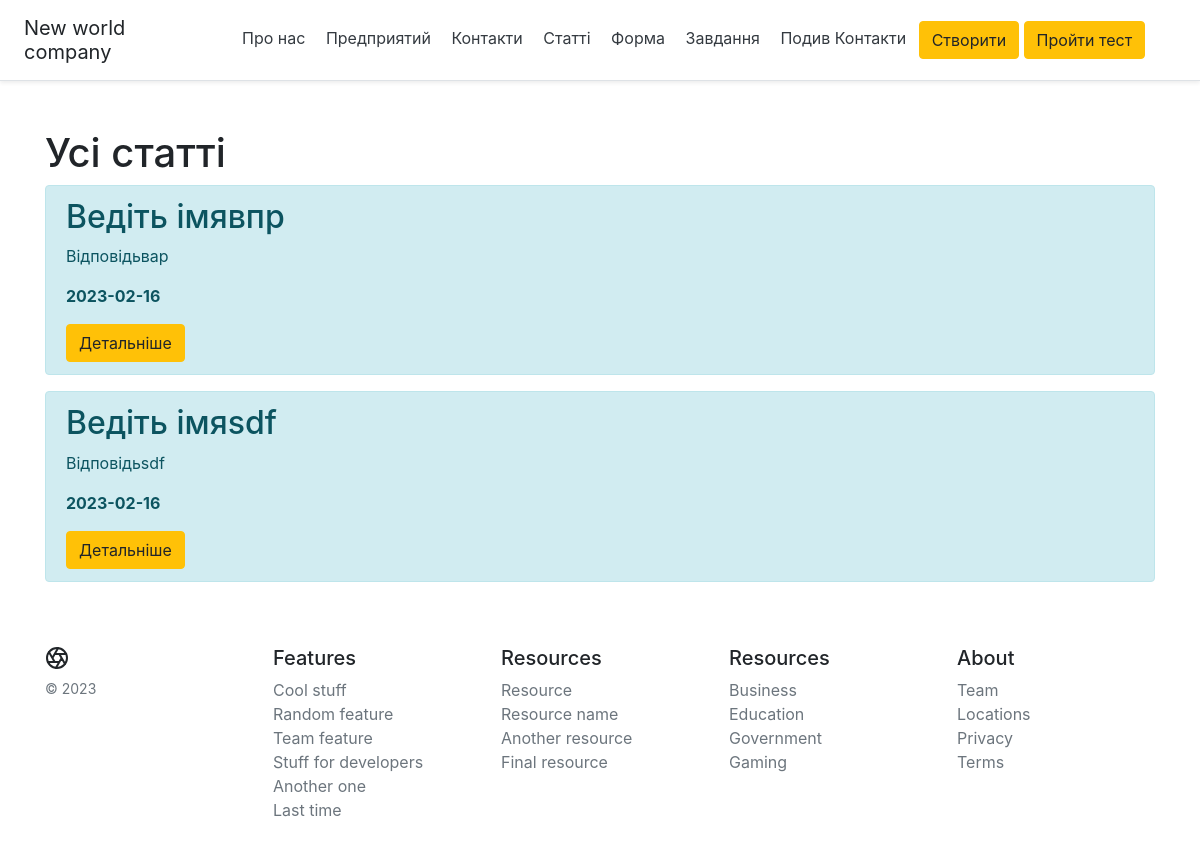
/tasks, run on an earlier commit of the app's database.
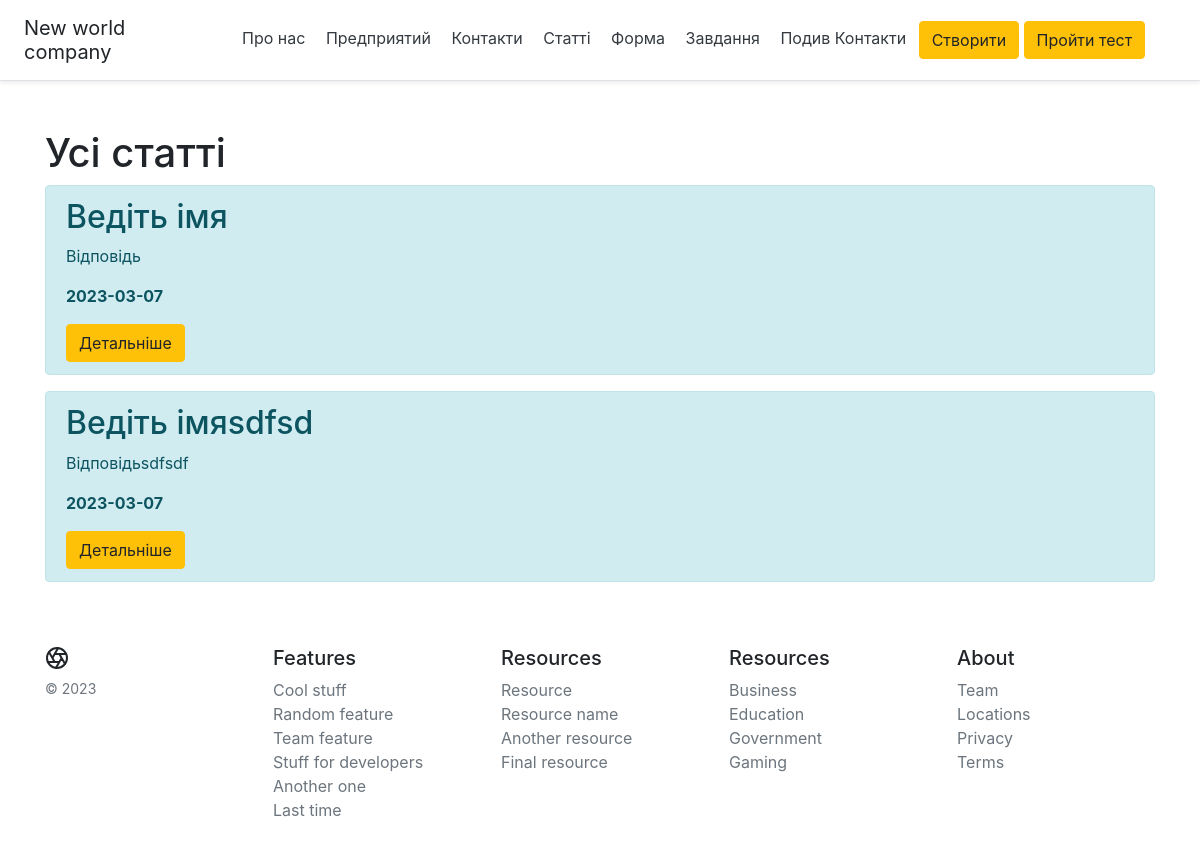
And on a later commit of the database.
### app.py (models this page shows, shortened)
class Tasks(db.Model):                           # создаем колонки таблицы базы данных
    id = db.Column(db.Integer, primary_key=True)
    task_name = db.Column(db.String(50), nullable=False)
    text_task = db.Column(db.String(300),nullable=False)
    answer = db.Column(db.Text, nullable=False)
    date = db.Column(db.DateTime, default= datetime.utcnow)

### app.py (the view)
@app.route("/tasks")
def pos_test():
    tasks = Tasks.query.order_by(Tasks.date.desc()).all()
    return render_template('tasks.html', tasks=tasks)

### templates/tasks.html (shortened to what this page needs)
{% extends "base.html" %}
{% block body %}
<div class="container mt-5">
    <h1>Усі статті</h1>
    {% for el in tasks %}
    <div class="alert alert-info">
        <h2>{{ el.task_name }}</h2>
        <p>{{ el.text_task }}</p>
        <p><b>{{ el.date.date() }}</b></p>
        <a href="/tasks/{{ el.id }}" class="btn btn-warning">Детальніше</a>
    </div>
    {% endfor %}
</div>
{% endblock %}

### templates/base.html (shortened to what this page needs)
<!doctype html>
<html lang=ua>
<head>
    <link rel="stylesheet" href="{{ url_for('static', filename='css/main.css') }}">
    <link rel="stylesheet" href="https://cdn.jsdelivr.net/npm/bootstrap@4.6.2/dist/css/bootstrap.min.css">
</head>
<body>
<div class="d-flex flex-column flex-md-row align-items-center p-3 px-md-4 mb-3 bg-white border-bottom shadow-sm">
  <h5 class="my-0 mr-md-auto font-weight-normal"><font style="vertical-align: inherit;"><font style="vertical-align: inherit;">New world company</font></font></h5>
  <nav class="my-2 my-md-0 mr-md-3">
    <a class="p-2 text-dark" href="/"><font style="vertical-align: inherit;"><font style="vertical-align: inherit;"Головна</font></font></a>
    <font style="vertical-align: inherit;"><a class="p-2 text-dark" href="/about"><font style="vertical-align: inherit;">Про нас </font></a></font>
    <a class="p-2 text-dark" href="#"><font style="vertical-align: inherit;"><font style="vertical-align: inherit;">Предприятий </font></font></a>
    <a class="p-2 text-dark" href="/contact"><font style="vertical-align: inherit;"><font style="vertical-align: inherit;">Контакти </font></font></a>
    <a class="p-2 text-dark" href="/posts"><font style="vertical-align: inherit;"><font style="vertical-align: inherit;">Статті</font></font></a>
    <a class="p-2 text-dark" href="/form"><font style="vertical-align: inherit;"><font style="vertical-align: inherit;">Форма </font></font></a>
    <a class="p-2 text-dark" href="/tasks"><font style="vertical-align: inherit;"><font style="vertical-align: inherit;">Завдання</font></font></a>
    <a class="p-2 text-dark" href="/cont"><font style="vertical-align: inherit;"><font style="vertical-align: inherit;">Подив Контакти</font></font></a>
    <a class="btn btn-warning" href="/create-article">Створити </a>
    <a class="btn btn-warning" href="/create-test">Пройти тест </a>
    <a class="p-2 text-dark" href="/contact"><font style="vertical-align: inherit;"></font></a>
  </nav>
</div>
{% block body %}{% endblock %}
<footer class="container py-5">
  <div class="row">
    <div class="col-12 col-md">
      <small class="d-block mb-3 text-muted">© 2023</small>
    </div>
    <div class="col-6 col-md">
      <h5>Features</h5>
      <ul class="list-unstyled text-small">
        <li><a class="text-muted" href="#">Cool stuff</a></li>
        <li><a class="text-muted" href="#">Random feature</a></li>
        <li><a class="text-muted" href="#">Team feature</a></li>
        <li><a class="text-muted" href="#">Stuff for developers</a></li>
        <li><a class="text-muted" href="#">Another one</a></li>
        <li><a class="text-muted" href="#">Last time</a></li>
      </ul>
    </div>
    <div class="col-6 col-md">
      <h5>Resources</h5>
      <ul class="list-unstyled text-small">
        <li><a class="text-muted" href="#">Resource</a></li>
        <li><a class="text-muted" href="#">Resource name</a></li>
        <li><a class="text-muted" href="#">Another resource</a></li>
        <li><a class="text-muted" href="#">Final resource</a></li>
      </ul>
    </div>
    <div class="col-6 col-md">
      <h5>Resources</h5>
      <ul class="list-unstyled text-small">
        <li><a class="text-muted" href="#">Business</a></li>
        <li><a class="text-muted" href="#">Education</a></li>
        <li><a class="text-muted" href="#">Government</a></li>
        <li><a class="text-muted" href="#">Gaming</a></li>
      </ul>
    </div>
    <div class="col-6 col-md">
      <h5>About</h5>
      <ul class="list-unstyled text-small">
        <li><a class="text-muted" href="#">Team</a></li>
        <li><a class="text-muted" href="#">Locations</a></li>
        <li><a class="text-muted" href="#">Privacy</a></li>
        <li><a class="text-muted" href="#">Terms</a></li>
      </ul>
    </div>
  </div>
</footer>
</body>
</html>

What changed in the data, as far as the page shows it:
changed Tasks: task_name "Ведіть імявпр" → "Ведіть імя"; text_task "Відповідьвар" → "Відповідь"; date "2023-02-16" → "2023-03-07"
changed Tasks: task_name "Ведіть імяsdf" → "Ведіть імяsdfsd"; text_task "Відповідьsdf" → "Відповідьsdfsdf"; date "2023-02-16" → "2023-03-07"
